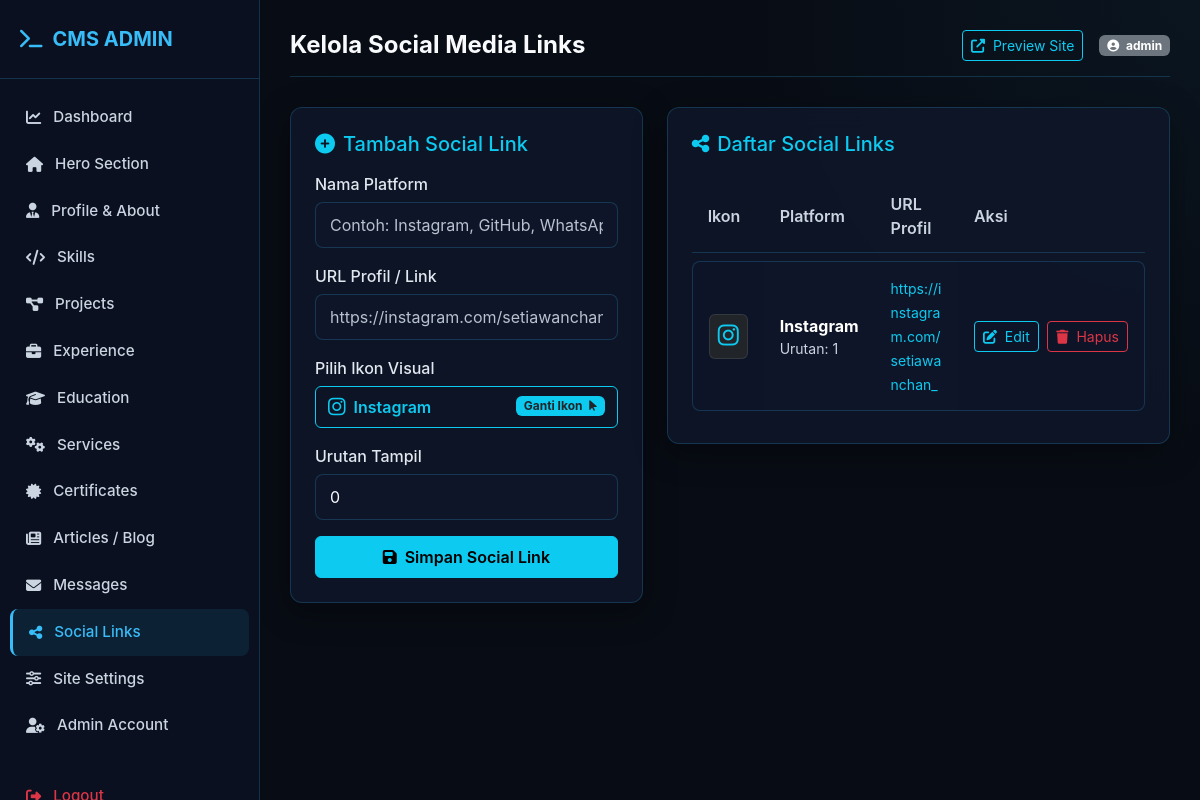
Screenshot of /admin/modules/social.php (signed in) with the database file from the repository.
### tables this page shows
CREATE TABLE `social_links` (
  `id` int(11) NOT NULL AUTO_INCREMENT,
  `platform` varchar(50) NOT NULL,
  `url` varchar(255) NOT NULL,
  `icon_class` varchar(100) NOT NULL,
  `display_order` int(11) DEFAULT 0,
  PRIMARY KEY (`id`)
);

### config/database.php (called while the page is built, shortened)
<?php
class Database {
    private static $instance = null;
    private $conn;
    private function __construct() {
        try {
            $dsn = "mysql:host=" . DB_HOST . ";dbname=" . DB_NAME . ";charset=" . DB_CHARSET;
            $options = [
                PDO::ATTR_ERRMODE => PDO::ERRMODE_EXCEPTION,
                PDO::ATTR_DEFAULT_FETCH_MODE => PDO::FETCH_ASSOC,
                PDO::ATTR_EMULATE_PREPARES => false,
            ];
            $this->conn = new PDO($dsn, DB_USER, DB_PASS, $options);
        } catch (PDOException $e) {
            die("Database Connection Error: " . $e->getMessage());
        }
    }
    public static function getInstance() {
        if (!self::$instance) {
            self::$instance = new Database();
        }
        return self::$instance;
    }
    public function getConnection() {
        return $this->conn;
    }
}
function db() {
    return Database::getInstance()->getConnection();
}

### config/helper.php (called while the page is built, shortened)
<?php
function sanitize($data) {
    return htmlspecialchars(trim((string)$data), ENT_QUOTES, 'UTF-8');
}

### admin/modules/social.php (the view, shortened to what this page needs)
<?php
require_once __DIR__ . '/../../config/database.php';
require_once __DIR__ . '/../../config/helper.php';
require_once __DIR__ . '/../includes/header.php';
$socials = db()->query("SELECT * FROM social_links ORDER BY display_order ASC, id DESC")->fetchAll();
?>
<div class="row g-4 mb-4">
    <div class="col-md-5">
        <div class="glass-card p-4">
            <h5 class="text-info mb-3"><i class="fas fa-plus-circle me-2"></i>Tambah Social Link</h5>
            <form action="" method="POST">
                <div class="mb-3">
                    <label class="form-label">Nama Platform</label>
                    <input type="text" name="platform" class="form-control" placeholder="Contoh: Instagram, GitHub, WhatsApp, LinkedIn" required>
                </div>
                <div class="mb-3">
                    <label class="form-label">URL Profil / Link</label>
                    <input type="url" name="url" class="form-control" placeholder="https://instagram.com/setiawanchan_" required>
                </div>
                <div class="mb-3">
                    <label class="form-label">Pilih Ikon Visual</label>
                    <button type="button" class="btn btn-outline-info w-100 text-start d-flex align-items-center justify-content-between py-2" data-bs-toggle="modal" data-bs-target="#socialIconPickerModal" id="btnOpenAddIconPicker">
                        <span class="d-flex align-items-center">
                            <i id="selected_icon_preview" class="fab fa-instagram text-info me-2 fs-5"></i>
                            <span id="selected_icon_name" class="fw-semibold">Instagram</span>
                        </span>
                        <span class="badge bg-info text-dark">Ganti Ikon <i class="fas fa-mouse-pointer ms-1"></i></span>
                    </button>
                </div>
                <div class="mb-3">
                    <label class="form-label">Urutan Tampil</label>
                    <input type="number" name="display_order" class="form-control" value="0">
                </div>
                <button type="submit" class="btn btn-info w-100 fw-semibold py-2"><i class="fas fa-save me-1"></i> Simpan Social Link</button>
            </form>
        </div>
    </div>
    <div class="col-md-7">
        <div class="glass-card p-4">
            <h5 class="text-info mb-3"><i class="fas fa-share-alt me-2"></i>Daftar Social Links</h5>
            <div class="table-responsive">
                <table class="custom-table">
                    <thead>
                        <tr>
                            <th style="width: 60px;">Ikon</th>
                            <th>Platform</th>
                            <th>URL Profil</th>
                            <th style="width: 140px;">Aksi</th>
                        </tr>
                    </thead>
                    <tbody>
                        <?php if (empty($socials)): ?>
                            <tr><td colspan="4" class="text-center text-muted">Belum ada link social media.</td></tr>
                        <?php else: ?>
                            <?php foreach ($socials as $soc): ?>
                                <tr>
                                    <td>
                                        <div class="bg-dark p-2 rounded text-center border border-secondary border-opacity-25">
                                            <i class="<?= sanitize(!empty($soc['icon_class']) ? $soc['icon_class'] : 'fas fa-globe') ?> text-info fs-4"></i>
                                        </div>
                                    </td>
                                    <td>
                                        <strong class="text-white fs-6"><?= sanitize($soc['platform']) ?></strong>
                                        <div class="small text-muted">Urutan: <?= $soc['display_order'] ?></div>
                                    </td>
                                    <td><small class="text-info text-break"><?= sanitize($soc['url']) ?></small></td>
                                    <td style="white-space: nowrap;">
                                        <button type="button" class="btn btn-sm btn-outline-info edit-soc-btn me-1"
                                                data-id="<?= $soc['id'] ?>"
                                                data-platform="<?= sanitize($soc['platform']) ?>"
                                                data-url="<?= sanitize($soc['url']) ?>"
                                                data-icon="<?= sanitize($soc['icon_class'] ?? 'fab fa-instagram') ?>"
                                                data-order="<?= $soc['display_order'] ?>">
                                            <i class="fas fa-edit me-1"></i> Edit
                                        </button>
                                        <a href="<?= ADMIN_URL ?>modules/social.php?action=delete&id=<?= $soc['id'] ?>" class="btn btn-sm btn-outline-danger" onclick="return confirm('Hapus link sosial media ini?')">
                                            <i class="fas fa-trash me-1"></i> Hapus
                                        </a>
                                    </td>
                                </tr>
                            <?php endforeach; ?>
                        <?php endif; ?>
                    </tbody>
                </table>
            </div>
        </div>
    </div>
</div>
<?php require_once __DIR__ . '/../includes/footer.php'; ?>

### assets/css/admin.css (style rules this page uses)
:root { --bg-dark: #080c14; --bg-card: rgba(15, 23, 42, 0.85); --border-color: rgba(56, 189, 248, 0.2); --border-hover: rgba(56, 189, 248, 0.5); --primary: #38bdf8; --primary-glow: rgba(56, 189, 248, 0.3); --accent: #818cf8; --text-main: #f8fafc; --text-muted: #cbd5e1; --sidebar-width: 260px; }
body.admin-body { background-color: var(--bg-dark); color: var(--text-main); font-family: 'Inter', system-ui, -apple-system, sans-serif; margin: 0; padding: 0; }
.glass-card { background: var(--bg-card); backdrop-filter: blur(12px); -webkit-backdrop-filter: blur(12px); border: 1px solid var(--border-color); border-radius: 12px; box-shadow: 0 8px 32px 0 rgba(0, 0, 0, 0.37); transition: all 0.3s ease; }
.custom-table { width: 100%; border-collapse: separate; border-spacing: 0 8px; }
.custom-table th { color: var(--text-muted); font-weight: 600; text-align: left; padding: 12px 16px; border-bottom: 1px solid var(--border-color); }
.custom-table td { padding: 14px 16px; background: rgba(15, 23, 42, 0.6); border-top: 1px solid var(--border-color); border-bottom: 1px solid var(--border-color); }
.custom-table td:first-child { border-left: 1px solid var(--border-color); border-top-left-radius: 8px; border-bottom-left-radius: 8px; }
.custom-table td:last-child { border-right: 1px solid var(--border-color); border-top-right-radius: 8px; border-bottom-right-radius: 8px; }
.form-control, .form-select { background: rgba(15, 23, 42, 0.8) !important; border: 1px solid var(--border-color) !important; color: var(--text-main) !important; border-radius: 8px !important; padding: 10px 14px !important; }
input.form-control::placeholder, textarea.form-control::placeholder, .form-control::placeholder, input::placeholder, textarea::placeholder { color: #cbd5e1 !important; opacity: 0.9 !important; }
.form-label { color: #e2e8f0; font-weight: 500; margin-bottom: 6px; }
.text-muted, small.text-muted { color: #cbd5e1 !important; }
.custom-table td { color: #f8fafc; }

### rows the page displays
social_links: platform "Instagram", display_order "1", url "https://instagram.com/setiawanchan_"

### other values shown
$page_title "Kelola Social Media Links"
$_SESSION['username'] "admin"
